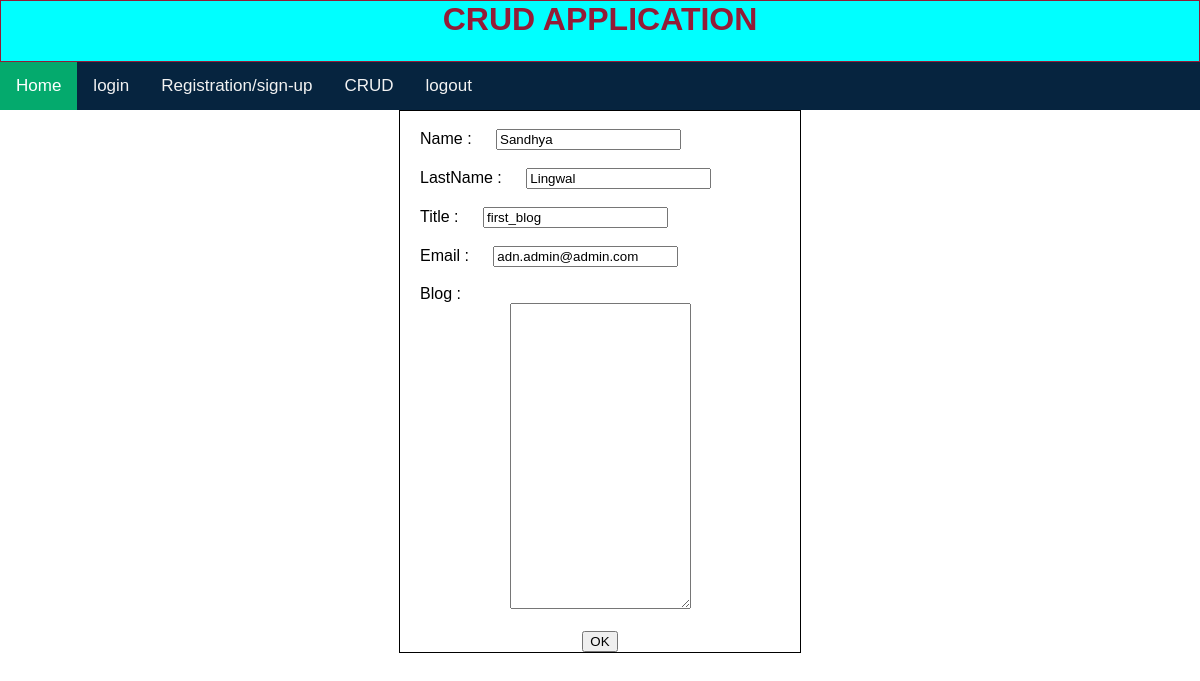
Screenshot of /edit/1 with the database file from the repository.
### core/models.py (models this page shows, shortened)
class Information(models.Model):
    user = models.ForeignKey(User, on_delete=models.CASCADE, null=True, blank=True)
    firstname = models.CharField(max_length=25)
    lastname = models.CharField(max_length=25)
    blog_title = models.CharField(max_length=50)
    email = models.EmailField(max_length=30, blank=True)
    blog = models.TextField()

### core/views.py (the view, shortened to what this page needs)
# urls.py: path('edit/<int:id>', views.edit, name='edit'),
def edit(request, id):
    data = Information.objects.get(id=id)
    context = {
        'form': data
    }
    return render(request, 'edit.html', context)

### templates/edit.html (shortened to what this page needs)
{% extends "base.html" %}
{% block content %}
<form method="POST" class="container">
    <br>
   <div> <label for="firstname" class="label"> Name : </label>
       <input type="text" name="firstname" value={{ form.firstname }}></div><br>
    <div><label for="lastname" class="label"> LastName :</label>
        <input type="text" name="lastname" value={{ form.lastname }}></div><br>
    <div><label for="blog_title" class="label">Title : </label>
        <input type="text" name="blog_title" value={{ form.blog_title }}></div><br>
    <div><label for="email" class="label">Email : </label>
        <input type="text" name="email" value={{ form.email }}></div><br>
        <label for="blog" class="label">Blog :</label><br>
    <center><textarea type="text" name="blog" value={{ from.blog }} cols="30" rows="20"></textarea></center><br>
    <center><input type="submit" value="OK"></center>
</form>
{% endblock %}

### templates/base.html (style rules this page uses)
body { margin: 0; font-family: Arial, Helvetica, sans-serif; }

### rows the page displays
Information: firstname "Sandhya", lastname "Lingwal", blog_title "first_blog", email "adn.admin@admin.com"
